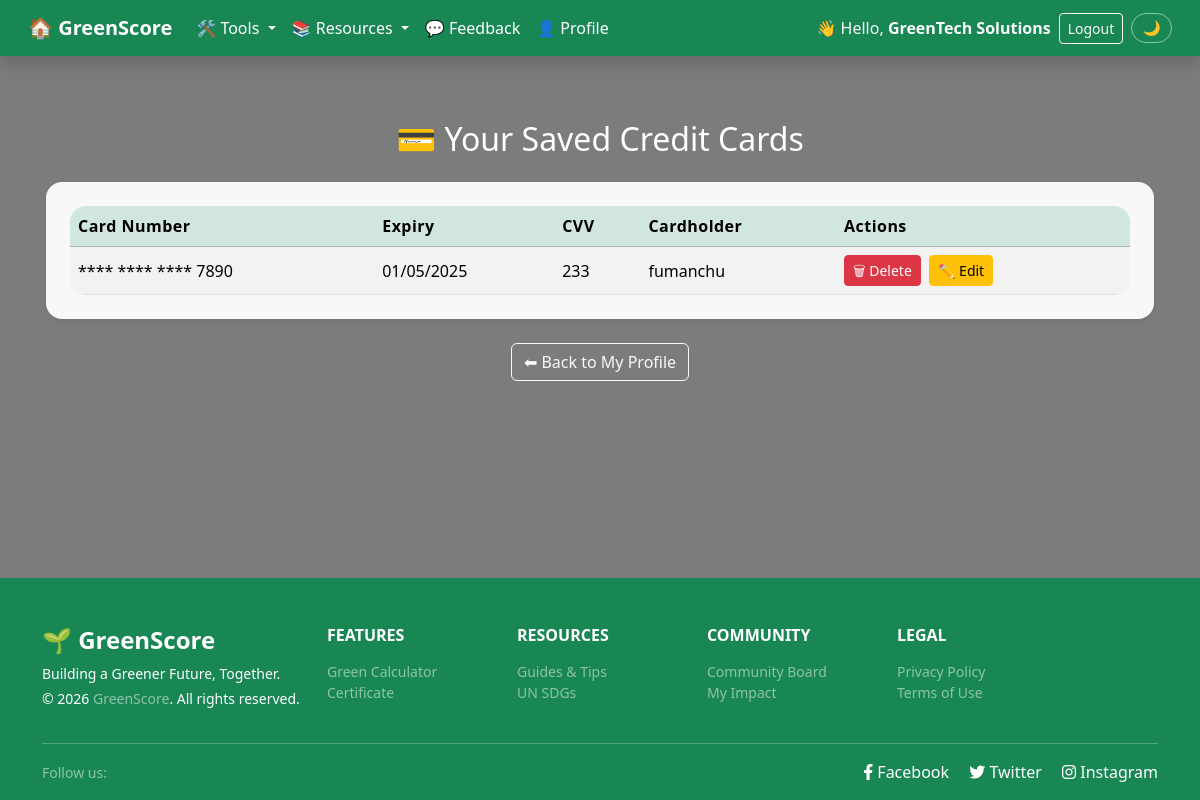
The page /pages/user/view_cards.php (signed in) on the database as committed earlier.
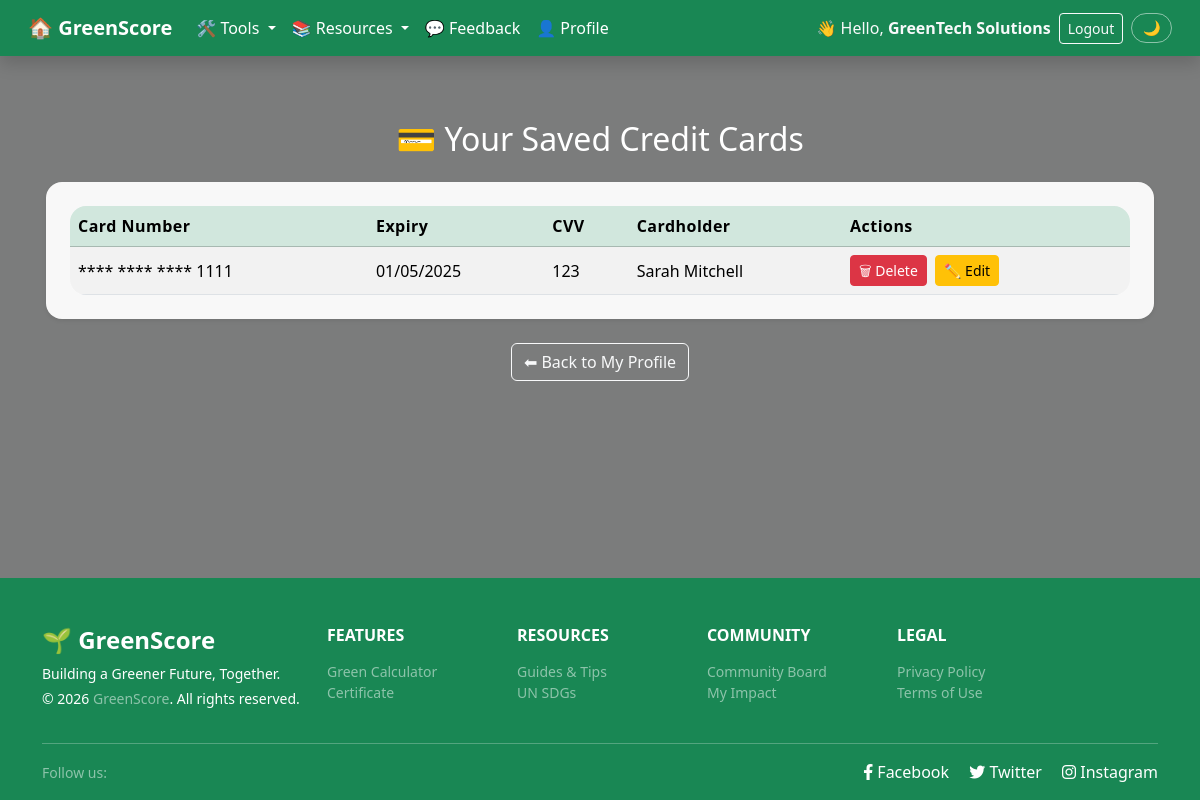
The same page on the database as committed later.
### tables this page shows
CREATE TABLE `credit_cards` (
  `id` int(11) NOT NULL,
  `user_id` int(11) NOT NULL,
  `card_number` varchar(16) NOT NULL,
  `expiry_date` date NOT NULL,
  `cardholder_name` varchar(100) NOT NULL,
  `cvv` varchar(4) NOT NULL,
  `created_at` timestamp NOT NULL DEFAULT current_timestamp()
);

### pages/user/view_cards.php (the view, shortened to what this page needs)
<?php
require_once ROOT_PATH . '/includes/connect_db.php';
$b      = BASE_URL;
$userId = (int) $_SESSION['user_id'];
$stmt = mysqli_prepare($link,
    "SELECT id, card_number, expiry_date, cardholder_name, cvv
     FROM credit_cards
     WHERE user_id = ?"
);
mysqli_stmt_bind_param($stmt, 'i', $userId);
mysqli_stmt_execute($stmt);
$r    = mysqli_stmt_get_result($stmt);
$rows = mysqli_fetch_all($r, MYSQLI_ASSOC);
?>
<!DOCTYPE html>
<html lang="en">
<head>
    <?php include ROOT_PATH . '/includes/head.php'; ?>
</head>
<body class="bg-page overlay-50"
      style="background-image: url('<?= $b ?>/assets/images/forest-money.jpg'); color: #333;">
<?php include ROOT_PATH . '/includes/nav.php'; ?>
<div class="container content-wrapper">
    <h2 class="text-white text-center mb-4">💳 Your Saved Credit Cards</h2>
    <?php if (!empty($rows)): ?>
        <div class="card card-bg shadow-sm p-4 mb-4">
            <div class="table-responsive">
                <table class="table table-striped align-middle mb-0">
                    <thead class="table-success">
                        <tr>
                            <th>Card Number</th>
                            <th>Expiry</th>
                            <th>CVV</th>
                            <th>Cardholder</th>
                            <th>Actions</th>
                        </tr>
                    </thead>
                    <tbody>
                    <?php foreach ($rows as $row): ?>
                        <tr>
                            <td>**** **** **** <?= substr($row['card_number'], -4) ?></td>
                            <td><?= date('d/m/Y', strtotime($row['expiry_date'])) ?></td>
                            <td><?= htmlspecialchars($row['cvv']) ?></td>
                            <td><?= htmlspecialchars($row['cardholder_name']) ?></td>
                            <td>
                                <button class="btn btn-sm btn-danger"
                                        data-bs-toggle="modal"
                                        data-bs-target="#delModal<?= $row['id'] ?>">
                                    🗑 Delete
                                </button>
                                <button class="btn btn-sm btn-warning ms-1"
                                        data-bs-toggle="modal"
                                        data-bs-target="#editModal<?= $row['id'] ?>">
                                    ✏️ Edit
                                </button>
                            </td>
                        </tr>
                    <?php endforeach; ?>
                    </tbody>
                </table>
            </div>
        </div>
    <?php endif; ?>
    <div class="mt-4 text-center">
        <a href="<?= $b ?>/pages/user/user_account.php" class="btn btn-outline-light">
            ⬅ Back to My Profile
        </a>
    </div>
</div>
<?php include ROOT_PATH . '/includes/footer.php'; ?>
</body>
</html>

Rows that differ between the two databases and show on the page:
changed credit_cards: card_number "7890" → "1111"; cvv "233" → "123"; cardholder_name "fumanchu" → "Sarah Mitchell"
